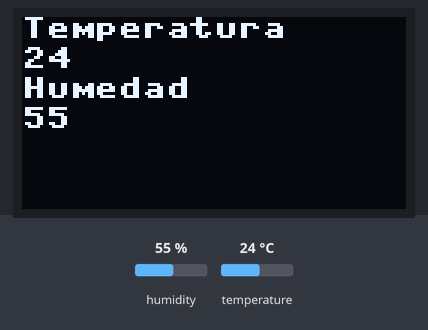
A program run on a simulated ESP32 board running MicroPython. On the bench: 128×64 one-colour display. The test bench sets the inputs (shaded band); at power-on: humidity 55 %, temperature 24 °C. Files the program writes start out absent; library files of the repository ran but are not shown: ssd1306.py; what the program prints to the serial console is not drawn.

Above: at 1.6 s.
1.7 s: humidity set to 22 %
At 2.8 s:
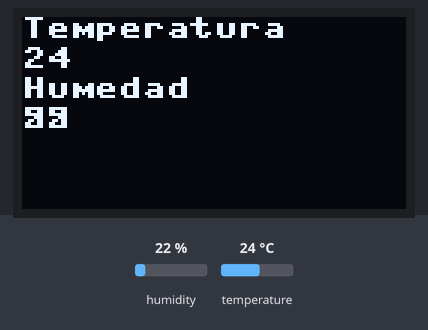
3.6 s: temperature set to 12 °C
At 5.4 s:
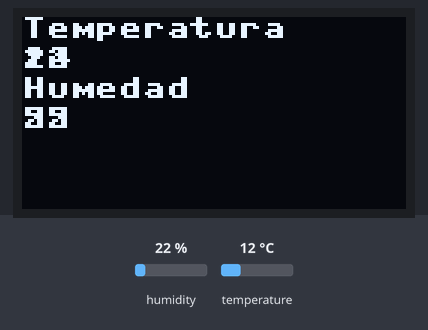
5.7 s: humidity set to 40 %
7.8 s: temperature set to 19 °C
Timing chart, 0 to 10.8 s (numbered marks = the images above; inputs shaded):
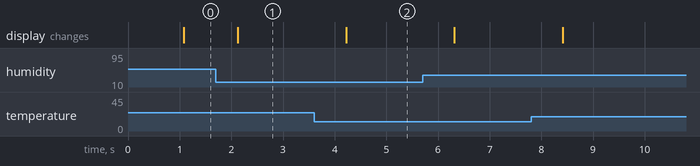

Measured:
- after the input at 1.7 s, the display: changes after 0.43 s (image 1)
- after the input at 3.6 s, the display: changes after 0.62 s (image 2)

The program:

completo_dht_oled.py
```python
from machine import Pin, I2C
from ssd1306 import SSD1306_I2C
from utime import sleep
from dht import DHT11


sensorDHT= DHT11(Pin(15))

file = open("dato.csv", "w")

ancho = 128
alto = 64
i2c = I2C(0, scl=Pin(22), sda=Pin(21))
oled = SSD1306_I2C(ancho, alto, i2c)

print(i2c.scan())

while True:

    sleep(1)
    sensorDHT.measure()
    temp = sensorDHT.temperature()
    hum = sensorDHT.humidity()

    # mostrar en pantalla
    oled.text("Temperatura", 0, 0)
    oled.text(str(temp), 0, 10)
    oled.text("Humedad", 0, 20)
    oled.text(str(hum), 0, 30)
    oled.show()


    file.write(str("T={:02}C H={:02}% \n".format(temp, hum)))
    file.flush()

    print("T={:02d}C H={:02d}%".format(temp, hum))
```
